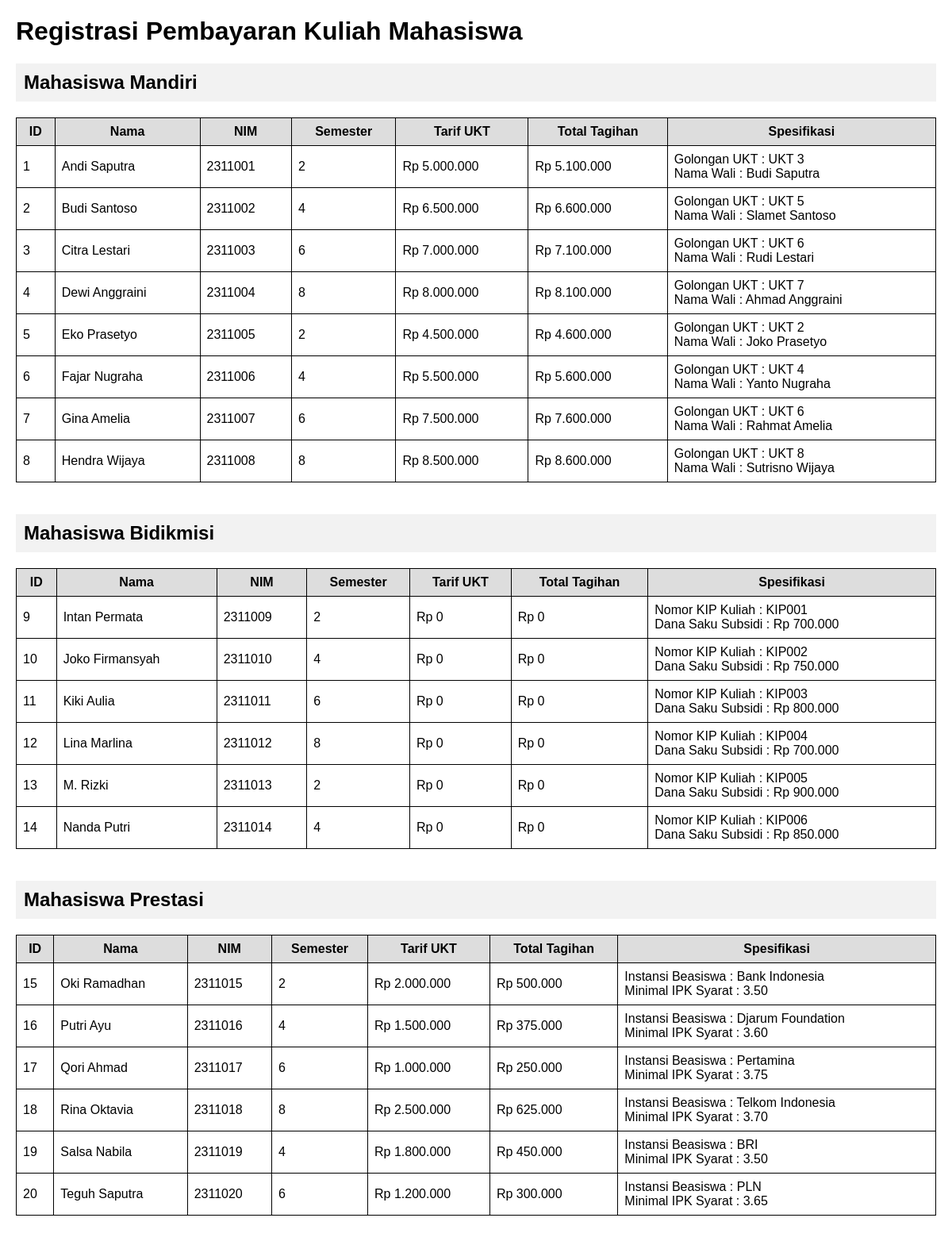
The page / on the database its author committed.
### tables this page shows
CREATE TABLE `tabel_mahasiswa` (
  `id_mahasiswa` int NOT NULL,
  `nama_mahasiswa` varchar(100) NOT NULL,
  `nim` varchar(20) NOT NULL,
  `semester` int NOT NULL,
  `tarif_ukt_nominal` decimal(12,2) NOT NULL,
  `jenis_pembiayaan` enum('Mandiri','Bidikmisi','Prestasi') NOT NULL,
  `golongan_ukt` varchar(10) DEFAULT NULL,
  `nama_wali` varchar(100) DEFAULT NULL,
  `nomor_kip_kuliah` varchar(30) DEFAULT NULL,
  `dana_saku_subsidi` decimal(12,2) DEFAULT NULL,
  `nama_instansi_beasiswa` varchar(100) DEFAULT NULL,
  `minimal_ipk_syarat` decimal(3,2) DEFAULT NULL
);

### Mahasiswa.php (called while the page is built, shortened)
<?php
abstract class Mahasiswa
{
    protected $id_mahasiswa;
    protected $nama_mahasiswa;
    protected $nim;
    protected $semester;
    protected $tarif_ukt_nominal;
    public function __construct($id_mahasiswa, $nama_mahasiswa, $nim, $semester, $tarif_ukt_nominal)
    {
        $this->id_mahasiswa = $id_mahasiswa;
        $this->nama_mahasiswa = $nama_mahasiswa;
        $this->nim = $nim;
        $this->semester = $semester;
        $this->tarif_ukt_nominal = $tarif_ukt_nominal;
    }
    public function getIdMahasiswa()
    {
        return $this->id_mahasiswa;
    }
    public function getNamaMahasiswa()
    {
        return $this->nama_mahasiswa;
    }
    public function getNim()
    {
        return $this->nim;
    }
    public function getSemester()
    {
        return $this->semester;
    }
    public function getTarifUktNominal()
    {
        return $this->tarif_ukt_nominal;
    }
}
?>

### index.php (the view, shortened to what this page needs)
<?php
require_once 'koneksi.php';
require_once 'MahasiswaMandiri.php';
require_once 'MahasiswaBidikmisi.php';
require_once 'MahasiswaPrestasi.php';
$query = "SELECT * FROM tabel_mahasiswa ORDER BY jenis_pembiayaan, id_mahasiswa";
$result = mysqli_query($conn, $query);
$mandiri = [];
$bidikmisi = [];
$prestasi = [];
while ($row = mysqli_fetch_assoc($result)) {
    if ($row['jenis_pembiayaan'] == 'Mandiri') {
        $obj = new MahasiswaMandiri(
            $row['id_mahasiswa'],
            $row['nama_mahasiswa'],
            $row['nim'],
            $row['semester'],
            $row['tarif_ukt_nominal'],
            $row['golongan_ukt'],
            $row['nama_wali']
        );
        $mandiri[] = [
            'obj' => $obj,
            'spesifikasi' => $obj->tampilkanSpesifikasiAkademik()
        ];
    } elseif ($row['jenis_pembiayaan'] == 'Bidikmisi') {
        $obj = new MahasiswaBidikmisi(
            $row['id_mahasiswa'],
            $row['nama_mahasiswa'],
            $row['nim'],
            $row['semester'],
            $row['tarif_ukt_nominal'],
            $row['nomor_kip_kuliah'],
            $row['dana_saku_subsidi']
        );
        $bidikmisi[] = [
            'obj' => $obj,
            'spesifikasi' => $obj->tampilkanSpesifikasiAkademik()
        ];
    } elseif ($row['jenis_pembiayaan'] == 'Prestasi') {
        $obj = new MahasiswaPrestasi(
            $row['id_mahasiswa'],
            $row['nama_mahasiswa'],
            $row['nim'],
            $row['semester'],
            $row['tarif_ukt_nominal'],
            $row['nama_instansi_beasiswa'],
            $row['minimal_ipk_syarat']
        );
        $prestasi[] = [
            'obj' => $obj,
            'spesifikasi' => $obj->tampilkanSpesifikasiAkademik()
        ];
    }
}
?>
<!DOCTYPE html>
<html>
<head>
</head>
<body>
<h1>Registrasi Pembayaran Kuliah Mahasiswa</h1>
<h2>Mahasiswa Mandiri</h2>
<table>
<tr>
<th>ID</th>
<th>Nama</th>
<th>NIM</th>
<th>Semester</th>
<th>Tarif UKT</th>
<th>Total Tagihan</th>
<th>Spesifikasi</th>
</tr>
<?php foreach($mandiri as $m){ ?>
<tr>
<td><?= $m['obj']->getIdMahasiswa(); ?></td>
<td><?= $m['obj']->getNamaMahasiswa(); ?></td>
<td><?= $m['obj']->getNim(); ?></td>
<td><?= $m['obj']->getSemester(); ?></td>
<td>Rp <?= number_format($m['obj']->getTarifUktNominal(),0,',','.'); ?></td>
<td>Rp <?= number_format($m['obj']->hitungTagihanSemester(),0,',','.'); ?></td>
<td><?= $m['spesifikasi']; ?></td>
</tr>
<?php } ?>
</table>
<h2>Mahasiswa Bidikmisi</h2>
<table>
<tr>
<th>ID</th>
<th>Nama</th>
<th>NIM</th>
<th>Semester</th>
<th>Tarif UKT</th>
<th>Total Tagihan</th>
<th>Spesifikasi</th>
</tr>
<?php foreach($bidikmisi as $m){ ?>
<tr>
<td><?= $m['obj']->getIdMahasiswa(); ?></td>
<td><?= $m['obj']->getNamaMahasiswa(); ?></td>
<td><?= $m['obj']->getNim(); ?></td>
<td><?= $m['obj']->getSemester(); ?></td>
<td>Rp <?= number_format($m['obj']->getTarifUktNominal(),0,',','.'); ?></td>
<td>Rp <?= number_format($m['obj']->hitungTagihanSemester(),0,',','.'); ?></td>
<td><?= $m['spesifikasi']; ?></td>
</tr>
<?php } ?>
</table>
<h2>Mahasiswa Prestasi</h2>
<table>
<tr>
<th>ID</th>
<th>Nama</th>
<th>NIM</th>
<th>Semester</th>
<th>Tarif UKT</th>
<th>Total Tagihan</th>
<th>Spesifikasi</th>
</tr>
<?php foreach($prestasi as $m){ ?>
<tr>
<td><?= $m['obj']->getIdMahasiswa(); ?></td>
<td><?= $m['obj']->getNamaMahasiswa(); ?></td>
<td><?= $m['obj']->getNim(); ?></td>
<td><?= $m['obj']->getSemester(); ?></td>
<td>Rp <?= number_format($m['obj']->getTarifUktNominal(),0,',','.'); ?></td>
<td>Rp <?= number_format($m['obj']->hitungTagihanSemester(),0,',','.'); ?></td>
<td><?= $m['spesifikasi']; ?></td>
</tr>
<?php } ?>
</table>
</body>
</html>

### MahasiswaMandiri.php (shortened to what this page needs)
<?php
require_once 'Mahasiswa.php';
class MahasiswaMandiri extends Mahasiswa
{
    protected $golongan_ukt;
    protected $nama_wali;
    public function __construct($id_mahasiswa, $nama_mahasiswa, $nim, $semester, $tarif_ukt_nominal, $golongan_ukt, $nama_wali)
    {
        $this->golongan_ukt = $golongan_ukt;
        $this->nama_wali = $nama_wali;
    }
    public function hitungTagihanSemester()
    {
        return $this->tarif_ukt_nominal + 100000;
    }
    public function tampilkanSpesifikasiAkademik()
    {
        return "Golongan UKT : " . $this->golongan_ukt .
               "<br>Nama Wali : " . $this->nama_wali;
    }
}
?>

### MahasiswaBidikmisi.php (shortened to what this page needs)
<?php
require_once 'Mahasiswa.php';
class MahasiswaBidikmisi extends Mahasiswa
{
    protected $nomor_kip_kuliah;
    protected $dana_saku_subsidi;
    public function __construct($id_mahasiswa, $nama_mahasiswa, $nim, $semester, $tarif_ukt_nominal, $nomor_kip_kuliah, $dana_saku_subsidi)
    {
        $this->nomor_kip_kuliah = $nomor_kip_kuliah;
        $this->dana_saku_subsidi = $dana_saku_subsidi;
    }
    public function hitungTagihanSemester()
{
    return 0;
}
   public function tampilkanSpesifikasiAkademik()
{
    return "Nomor KIP Kuliah : " . $this->nomor_kip_kuliah .
           "<br>Dana Saku Subsidi : Rp " . number_format($this->dana_saku_subsidi, 0, ',', '.');
}
}
?>

### MahasiswaPrestasi.php (shortened to what this page needs)
<?php
require_once 'Mahasiswa.php';
class MahasiswaPrestasi extends Mahasiswa
{
    protected $nama_instansi_beasiswa;
    protected $minimal_ipk_syarat;
    public function __construct($id_mahasiswa, $nama_mahasiswa, $nim, $semester, $tarif_ukt_nominal, $nama_instansi_beasiswa, $minimal_ipk_syarat)
    {
        $this->nama_instansi_beasiswa = $nama_instansi_beasiswa;
        $this->minimal_ipk_syarat = $minimal_ipk_syarat;
    }
    public function hitungTagihanSemester()
    {
        return $this->tarif_ukt_nominal * 0.25;
    }
    public function tampilkanSpesifikasiAkademik()
    {
        return "Instansi Beasiswa : " . $this->nama_instansi_beasiswa .
               "<br>Minimal IPK Syarat : " . $this->minimal_ipk_syarat;
    }
}
?>

### index.php (style rules this page uses)
body { font-family:Arial; margin:20px; }
table { border-collapse:collapse; width:100%; margin-bottom:40px; }
th,td { border:1px solid black; padding:8px; }
th { background:#ddd; }
h2 { background:#f2f2f2; padding:10px; }

### rows shown on the page
tabel_mahasiswa: id_mahasiswa "1", nama_mahasiswa "Andi Saputra", nim "2311001", semester "2", tarif_ukt_nominal "5.000.000", tarif_ukt_nominal "5.100.000", golongan_ukt "UKT 3", nama_wali "Budi Saputra"
tabel_mahasiswa: id_mahasiswa "2", nama_mahasiswa "Budi Santoso", nim "2311002", semester "4", tarif_ukt_nominal "6.500.000", tarif_ukt_nominal "6.600.000", golongan_ukt "UKT 5", nama_wali "Slamet Santoso"
tabel_mahasiswa: id_mahasiswa "3", nama_mahasiswa "Citra Lestari", nim "2311003", semester "6", tarif_ukt_nominal "7.000.000", tarif_ukt_nominal "7.100.000", golongan_ukt "UKT 6", nama_wali "Rudi Lestari"
tabel_mahasiswa: id_mahasiswa "4", nama_mahasiswa "Dewi Anggraini", nim "2311004", semester "8", tarif_ukt_nominal "8.000.000", tarif_ukt_nominal "8.100.000", golongan_ukt "UKT 7", nama_wali "Ahmad Anggraini"
tabel_mahasiswa: id_mahasiswa "5", nama_mahasiswa "Eko Prasetyo", nim "2311005", semester "2", tarif_ukt_nominal "4.500.000", tarif_ukt_nominal "4.600.000", golongan_ukt "UKT 2", nama_wali "Joko Prasetyo"
tabel_mahasiswa: id_mahasiswa "6", nama_mahasiswa "Fajar Nugraha", nim "2311006", semester "4", tarif_ukt_nominal "5.500.000", tarif_ukt_nominal "5.600.000", golongan_ukt "UKT 4", nama_wali "Yanto Nugraha"
tabel_mahasiswa: id_mahasiswa "7", nama_mahasiswa "Gina Amelia", nim "2311007", semester "6", tarif_ukt_nominal "7.500.000", tarif_ukt_nominal "7.600.000", golongan_ukt "UKT 6", nama_wali "Rahmat Amelia"
tabel_mahasiswa: id_mahasiswa "8", nama_mahasiswa "Hendra Wijaya", nim "2311008", semester "8", tarif_ukt_nominal "8.500.000", tarif_ukt_nominal "8.600.000", golongan_ukt "UKT 8", nama_wali "Sutrisno Wijaya"
tabel_mahasiswa: id_mahasiswa "9", nama_mahasiswa "Intan Permata", nim "2311009", semester "2", tarif_ukt_nominal "0", hitungTagihanSemester "0", nomor_kip_kuliah "KIP001", dana_saku_subsidi "700.000"
tabel_mahasiswa: id_mahasiswa "10", nama_mahasiswa "Joko Firmansyah", nim "2311010", semester "4", tarif_ukt_nominal "0", hitungTagihanSemester "0", nomor_kip_kuliah "KIP002", dana_saku_subsidi "750.000"
tabel_mahasiswa: id_mahasiswa "11", nama_mahasiswa "Kiki Aulia", nim "2311011", semester "6", tarif_ukt_nominal "0", hitungTagihanSemester "0", nomor_kip_kuliah "KIP003", dana_saku_subsidi "800.000"
tabel_mahasiswa: id_mahasiswa "12", nama_mahasiswa "Lina Marlina", nim "2311012", semester "8", tarif_ukt_nominal "0", hitungTagihanSemester "0", nomor_kip_kuliah "KIP004", dana_saku_subsidi "700.000"
tabel_mahasiswa: id_mahasiswa "13", nama_mahasiswa "M. Rizki", nim "2311013", semester "2", tarif_ukt_nominal "0", hitungTagihanSemester "0", nomor_kip_kuliah "KIP005", dana_saku_subsidi "900.000"
tabel_mahasiswa: id_mahasiswa "14", nama_mahasiswa "Nanda Putri", nim "2311014", semester "4", tarif_ukt_nominal "0", hitungTagihanSemester "0", nomor_kip_kuliah "KIP006", dana_saku_subsidi "850.000"
tabel_mahasiswa: id_mahasiswa "15", nama_mahasiswa "Oki Ramadhan", nim "2311015", semester "2", tarif_ukt_nominal "2.000.000", tarif_ukt_nominal "500.000", nama_instansi_beasiswa "Bank Indonesia", minimal_ipk_syarat "3.50"
tabel_mahasiswa: id_mahasiswa "16", nama_mahasiswa "Putri Ayu", nim "2311016", semester "4", tarif_ukt_nominal "1.500.000", tarif_ukt_nominal "375.000", nama_instansi_beasiswa "Djarum Foundation", minimal_ipk_syarat "3.60"
tabel_mahasiswa: id_mahasiswa "17", nama_mahasiswa "Qori Ahmad", nim "2311017", semester "6", tarif_ukt_nominal "1.000.000", tarif_ukt_nominal "250.000", nama_instansi_beasiswa "Pertamina", minimal_ipk_syarat "3.75"
tabel_mahasiswa: id_mahasiswa "18", nama_mahasiswa "Rina Oktavia", nim "2311018", semester "8", tarif_ukt_nominal "2.500.000", tarif_ukt_nominal "625.000", nama_instansi_beasiswa "Telkom Indonesia", minimal_ipk_syarat "3.70"
tabel_mahasiswa: id_mahasiswa "19", nama_mahasiswa "Salsa Nabila", nim "2311019", semester "4", tarif_ukt_nominal "1.800.000", tarif_ukt_nominal "450.000", nama_instansi_beasiswa "BRI", minimal_ipk_syarat "3.50"
tabel_mahasiswa: id_mahasiswa "20", nama_mahasiswa "Teguh Saputra", nim "2311020", semester "6", tarif_ukt_nominal "1.200.000", tarif_ukt_nominal "300.000", nama_instansi_beasiswa "PLN", minimal_ipk_syarat "3.65"
